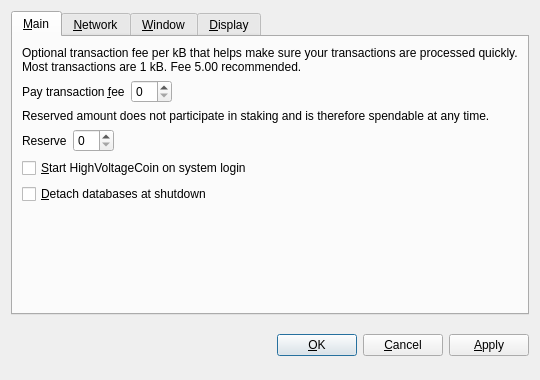
<?xml version="1.0" encoding="UTF-8"?>
<ui version="4.0">
 <class>OptionsDialog</class>
 <widget class="QDialog" name="OptionsDialog">
  <property name="geometry">
   <rect>
    <x>0</x>
    <y>0</y>
    <width>540</width>
    <height>380</height>
   </rect>
  </property>
  <property name="windowTitle">
   <string>Options</string>
  </property>
  <property name="modal">
   <bool>true</bool>
  </property>
  <layout class="QVBoxLayout" name="verticalLayout">
   <item>
    <widget class="QTabWidget" name="tabWidget">
     <property name="tabPosition">
      <enum>QTabWidget::North</enum>
     </property>
     <property name="currentIndex">
      <number>0</number>
     </property>
     <widget class="QWidget" name="tabMain">
      <attribute name="title">
       <string>&amp;Main</string>
      </attribute>
      <layout class="QVBoxLayout" name="verticalLayout_Main">
       <item>
        <widget class="QLabel" name="transactionFeeInfoLabel">
         <property name="text">
          <string>Optional transaction fee per kB that helps make sure your transactions are processed quickly. Most transactions are 1 kB. Fee 5.00 recommended.</string>
         </property>
         <property name="textFormat">
          <enum>Qt::PlainText</enum>
         </property>
         <property name="wordWrap">
          <bool>true</bool>
         </property>
        </widget>
       </item>
       <item>
        <layout class="QHBoxLayout" name="horizontalLayoutFee">
         <item>
          <widget class="QLabel" name="transactionFeeLabel">
           <property name="text">
            <string>Pay transaction &amp;fee</string>
           </property>
           <property name="textFormat">
            <enum>Qt::PlainText</enum>
           </property>
           <property name="buddy">
            <cstring>transactionFee</cstring>
           </property>
          </widget>
         </item>
         <item>
          <widget class="BitcoinAmountField" name="transactionFee"/>
         </item>
         <item>
          <spacer name="horizontalSpacerFee">
           <property name="orientation">
            <enum>Qt::Horizontal</enum>
           </property>
           <property name="sizeHint" stdset="0">
            <size>
             <width>40</width>
             <height>20</height>
            </size>
           </property>
          </spacer>
         </item>
        </layout>
       </item>
       <item>
        <widget class="QLabel" name="reserveBalanceInfoLabel">
         <property name="text">
          <string>Reserved amount does not participate in staking and is therefore spendable at any time.</string>
         </property>
         <property name="textFormat">
          <enum>Qt::PlainText</enum>
         </property>
         <property name="wordWrap">
          <bool>true</bool>
         </property>
        </widget>
       </item>
       <item>
        <layout class="QHBoxLayout" name="horizontalLayoutReserveBalance">
         <item>
          <widget class="QLabel" name="reserveBalanceLabel">
           <property name="text">
            <string>Reserve</string>
           </property>
           <property name="textFormat">
            <enum>Qt::PlainText</enum>
           </property>
           <property name="buddy">
            <cstring>reserveBalance</cstring>
           </property>
          </widget>
         </item>
         <item>
          <widget class="BitcoinAmountField" name="reserveBalance"/>
         </item>
         <item>
          <spacer name="horizontalSpacerReserveBalance">
           <property name="orientation">
            <enum>Qt::Horizontal</enum>
           </property>
           <property name="sizeHint" stdset="0">
            <size>
             <width>40</width>
             <height>20</height>
            </size>
           </property>
          </spacer>
         </item>
        </layout>
       </item>
       <item>
        <widget class="QCheckBox" name="bitcoinAtStartup">
         <property name="toolTip">
          <string>Automatically start HighVoltageCoin after logging in to the system.</string>
         </property>
         <property name="text">
          <string>&amp;Start HighVoltageCoin on system login</string>
         </property>
        </widget>
       </item>
       <item>
        <widget class="QCheckBox" name="detachDatabases">
         <property name="toolTip">
          <string>Detach block and address databases at shutdown. This means they can be moved to another data directory, but it slows down shutdown. The wallet is always detached.</string>
         </property>
         <property name="text">
          <string>&amp;Detach databases at shutdown</string>
         </property>
        </widget>
       </item>
       <item>
        <spacer name="verticalSpacer_Main">
         <property name="orientation">
          <enum>Qt::Vertical</enum>
         </property>
         <property name="sizeHint" stdset="0">
          <size>
           <width>20</width>
           <height>40</height>
          </size>
         </property>
        </spacer>
       </item>
      </layout>
     </widget>
     <widget class="QWidget" name="tabNetwork">
      <attribute name="title">
       <string>&amp;Network</string>
      </attribute>
      <layout class="QVBoxLayout" name="verticalLayout_Network">
       <item>
        <widget class="QCheckBox" name="mapPortUpnp">
         <property name="toolTip">
          <string>Automatically open the HighVoltageCoin client port on the router. This only works when your router supports UPnP and it is enabled.</string>
         </property>
         <property name="text">
          <string>Map port using &amp;UPnP</string>
         </property>
        </widget>
       </item>
       <item>
        <widget class="QCheckBox" name="connectSocks">
         <property name="toolTip">
          <string>Connect to the HighVoltageCoin network through a SOCKS proxy (e.g. when connecting through Tor).</string>
         </property>
         <property name="text">
          <string>&amp;Connect through SOCKS proxy:</string>
         </property>
        </widget>
       </item>
       <item>
        <layout class="QHBoxLayout" name="horizontalLayout_Network">
         <item>
          <widget class="QLabel" name="proxyIpLabel">
           <property name="text">
            <string>Proxy &amp;IP:</string>
           </property>
           <property name="textFormat">
            <enum>Qt::PlainText</enum>
           </property>
           <property name="buddy">
            <cstring>proxyIp</cstring>
           </property>
          </widget>
         </item>
         <item>
          <widget class="QValidatedLineEdit" name="proxyIp">
           <property name="maximumSize">
            <size>
             <width>140</width>
             <height>16777215</height>
            </size>
           </property>
           <property name="toolTip">
            <string>IP address of the proxy (e.g. 127.0.0.1)</string>
           </property>
          </widget>
         </item>
         <item>
          <widget class="QLabel" name="proxyPortLabel">
           <property name="text">
            <string>&amp;Port:</string>
           </property>
           <property name="textFormat">
            <enum>Qt::PlainText</enum>
           </property>
           <property name="buddy">
            <cstring>proxyPort</cstring>
           </property>
          </widget>
         </item>
         <item>
          <widget class="QLineEdit" name="proxyPort">
           <property name="maximumSize">
            <size>
             <width>55</width>
             <height>16777215</height>
            </size>
           </property>
           <property name="toolTip">
            <string>Port of the proxy (e.g. 9050)</string>
           </property>
          </widget>
         </item>
         <item>
          <widget class="QLabel" name="socksVersionLabel">
           <property name="text">
            <string>SOCKS &amp;Version:</string>
           </property>
           <property name="textFormat">
            <enum>Qt::PlainText</enum>
           </property>
           <property name="buddy">
            <cstring>socksVersion</cstring>
           </property>
          </widget>
         </item>
         <item>
          <widget class="QValueComboBox" name="socksVersion">
           <property name="toolTip">
            <string>SOCKS version of the proxy (e.g. 5)</string>
           </property>
          </widget>
         </item>
         <item>
          <spacer name="horizontalSpacer_Network">
           <property name="orientation">
            <enum>Qt::Horizontal</enum>
           </property>
           <property name="sizeHint" stdset="0">
            <size>
             <width>40</width>
             <height>20</height>
            </size>
           </property>
          </spacer>
         </item>
        </layout>
       </item>
       <item>
        <spacer name="verticalSpacer_Network">
         <property name="orientation">
          <enum>Qt::Vertical</enum>
         </property>
         <property name="sizeHint" stdset="0">
          <size>
           <width>20</width>
           <height>40</height>
          </size>
         </property>
        </spacer>
       </item>
      </layout>
     </widget>
     <widget class="QWidget" name="tabWindow">
      <attribute name="title">
       <string>&amp;Window</string>
      </attribute>
      <layout class="QVBoxLayout" name="verticalLayout_Window">
       <item>
        <widget class="QCheckBox" name="minimizeToTray">
         <property name="toolTip">
          <string>Show only a tray icon after minimizing the window.</string>
         </property>
         <property name="text">
          <string>&amp;Minimize to the tray instead of the taskbar</string>
         </property>
        </widget>
       </item>
       <item>
        <widget class="QCheckBox" name="minimizeOnClose">
         <property name="toolTip">
          <string>Minimize instead of exit the application when the window is closed. When this option is enabled, the application will be closed only after selecting Quit in the menu.</string>
         </property>
         <property name="text">
          <string>M&amp;inimize on close</string>
         </property>
        </widget>
       </item>
       <item>
        <spacer name="verticalSpacer_Window">
         <property name="orientation">
          <enum>Qt::Vertical</enum>
         </property>
         <property name="sizeHint" stdset="0">
          <size>
           <width>20</width>
           <height>40</height>
          </size>
         </property>
        </spacer>
       </item>
      </layout>
     </widget>
     <widget class="QWidget" name="tabDisplay">
      <attribute name="title">
       <string>&amp;Display</string>
      </attribute>
      <layout class="QVBoxLayout" name="verticalLayout_Display">
       <item>
        <layout class="QHBoxLayout" name="horizontalLayout_1_Display">
         <item>
          <widget class="QLabel" name="langLabel">
           <property name="text">
            <string>User Interface &amp;language:</string>
           </property>
           <property name="textFormat">
            <enum>Qt::PlainText</enum>
           </property>
           <property name="buddy">
            <cstring>lang</cstring>
           </property>
          </widget>
         </item>
         <item>
          <widget class="QValueComboBox" name="lang">
           <property name="toolTip">
            <string>The user interface language can be set here. This setting will take effect after restarting HighVoltageCoin.</string>
           </property>
          </widget>
         </item>
        </layout>
       </item>
       <item>
        <layout class="QHBoxLayout" name="horizontalLayout_2_Display">
         <item>
          <widget class="QLabel" name="unitLabel">
           <property name="text">
            <string>&amp;Unit to show amounts in:</string>
           </property>
           <property name="textFormat">
            <enum>Qt::PlainText</enum>
           </property>
           <property name="buddy">
            <cstring>unit</cstring>
           </property>
          </widget>
         </item>
         <item>
          <widget class="QValueComboBox" name="unit">
           <property name="toolTip">
            <string>Choose the default subdivision unit to show in the interface and when sending coins.</string>
           </property>
          </widget>
         </item>
        </layout>
       </item>
       <item>
        <widget class="QCheckBox" name="displayAddresses">
         <property name="toolTip">
          <string>Whether to show HighVoltageCoin addresses in the transaction list or not.</string>
         </property>
         <property name="text">
          <string>&amp;Display addresses in transaction list</string>
         </property>
        </widget>
       </item>
       <item>
        <widget class="QCheckBox" name="coinControlFeatures">
         <property name="toolTip">
          <string>Whether to show coin control features or not.</string>
         </property>
         <property name="text">
          <string>Display coin &amp;control features (experts only!)</string>
         </property>
        </widget>
       </item>
       <item>
        <spacer name="verticalSpacer_Display">
         <property name="orientation">
          <enum>Qt::Vertical</enum>
         </property>
         <property name="sizeHint" stdset="0">
          <size>
           <width>20</width>
           <height>40</height>
          </size>
         </property>
        </spacer>
       </item>
      </layout>
     </widget>
    </widget>
   </item>
   <item>
    <layout class="QHBoxLayout" name="horizontalLayout_Buttons">
     <item>
      <spacer name="horizontalSpacer_1">
       <property name="orientation">
        <enum>Qt::Horizontal</enum>
       </property>
       <property name="sizeHint" stdset="0">
        <size>
         <width>40</width>
         <height>48</height>
        </size>
       </property>
      </spacer>
     </item>
     <item>
      <widget class="QLabel" name="statusLabel">
       <property name="font">
        <font>
         <weight>75</weight>
         <bold>true</bold>
        </font>
       </property>
       <property name="text">
        <string/>
       </property>
       <property name="textFormat">
        <enum>Qt::PlainText</enum>
       </property>
       <property name="wordWrap">
        <bool>true</bool>
       </property>
      </widget>
     </item>
     <item>
      <spacer name="horizontalSpacer_2">
       <property name="orientation">
        <enum>Qt::Horizontal</enum>
       </property>
       <property name="sizeHint" stdset="0">
        <size>
         <width>40</width>
         <height>48</height>
        </size>
       </property>
      </spacer>
     </item>
     <item>
      <widget class="QPushButton" name="okButton">
       <property name="text">
        <string>&amp;OK</string>
       </property>
      </widget>
     </item>
     <item>
      <widget class="QPushButton" name="cancelButton">
       <property name="text">
        <string>&amp;Cancel</string>
       </property>
       <property name="autoDefault">
        <bool>false</bool>
       </property>
      </widget>
     </item>
     <item>
      <widget class="QPushButton" name="applyButton">
       <property name="text">
        <string>&amp;Apply</string>
       </property>
       <property name="autoDefault">
        <bool>false</bool>
       </property>
      </widget>
     </item>
    </layout>
   </item>
  </layout>
 </widget>
 <customwidgets>
  <customwidget>
   <class>BitcoinAmountField</class>
   <extends>QSpinBox</extends>
   <header>bitcoinamountfield.h</header>
  </customwidget>
  <customwidget>
   <class>QValueComboBox</class>
   <extends>QComboBox</extends>
   <header>qvaluecombobox.h</header>
  </customwidget>
  <customwidget>
   <class>QValidatedLineEdit</class>
   <extends>QLineEdit</extends>
   <header>qvalidatedlineedit.h</header>
  </customwidget>
 </customwidgets>
 <resources/>
 <connections/>
</ui>
